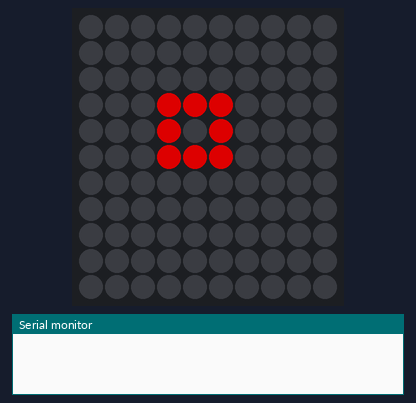
The sketch below on a simulated Arduino Uno, built with avr-gcc and run on an emulated ATmega328P. Shown: 10×11 RGB LED matrix (first LED top left, wired row by row), the last lines printed to the serial monitor. Dim RGB values are drawn brighter than linear; random numbers use the default seed unless the sketch sets one.

Above: at 0.21 s.
At 7.3 s:
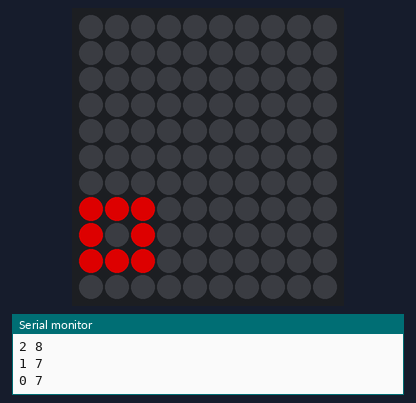
At 13.4 s:
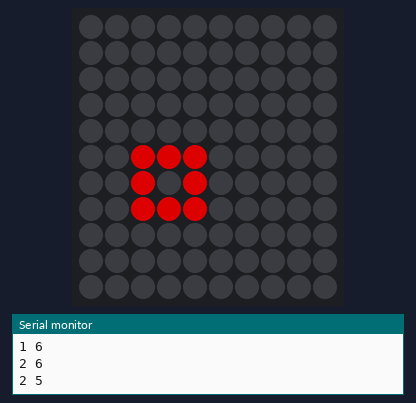
At 19.2 s:
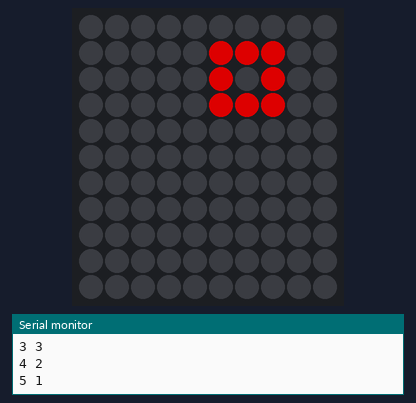
At 27.2 s:
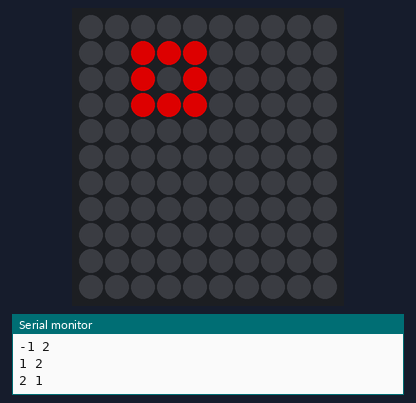
At 39.3 s:
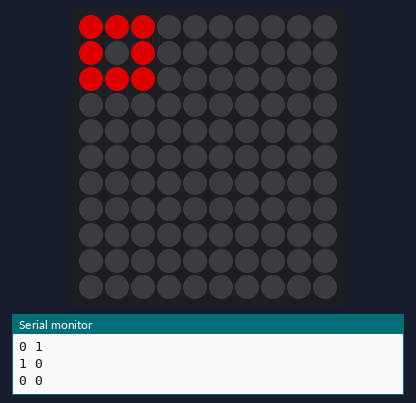

Measured:
- what the display in image 1 shows lasts 0.8 s, from 7.2 s to 8.0 s
- what the display in image 2 shows lasts 0.6 s, from 13.4 s to 14.0 s

The sketch:

funcao_quadrado.ino
```cpp
#include <Adafruit_NeoPixel.h>

#define NUM_LEDS 110
#define DATA_PIN 4
#define WIDTH 10
#define HEIGHT 11
#define BRIGHTNESS 150

Adafruit_NeoPixel strip = Adafruit_NeoPixel(NUM_LEDS, DATA_PIN, NEO_GRB + NEO_KHZ800);

int posX = 3;
int posY = 3;

int mapping[HEIGHT][WIDTH];

void setup() {
  Serial.begin(9600);
  strip.begin();
  strip.setBrightness(BRIGHTNESS);
  strip.clear();
  setupMapping();  // Inicializa o mapeamento serpentina
  strip.show();
}

void loop() {

  drawRectangleBorder(posX, posY, 3, 3, strip.Color(255, 0, 0));
  strip.show();
  delay(200);
  strip.clear();
  posX = posX + random(-1, 2);
  posY = posY + random(-1, 2);
  Serial.print(posX);
  Serial.print(" ");
  Serial.println(posY);

  if (posX < 0)
    posX = 0;
  if (posY < 0)
    posY = 0;
  if (posX >= WIDTH-3)
    posX = WIDTH-3;
  if (posY >= HEIGHT-3)
    posY = HEIGHT-3;

}


void drawRectangleBorder(int x, int y, int width, int height, uint32_t cor) {
  // Calcula o canto inferior direito
  int x2 = x + width - 1;
  int y2 = y + height - 1;

  // Garante que as coordenadas estão dentro dos limites
  if (x < 0) x = 0;
  if (y < 0) y = 0;
  if (x2 >= WIDTH) x2 = WIDTH - 1;
  if (y2 >= HEIGHT) y2 = HEIGHT - 1;

  // Garante que ainda tem tamanho válido
  if (x > x2 || y > y2) return;

  // Desenha a borda superior
  for (int col = x; col <= x2; col++) {
    int ledIndex = mapping[y][col];
    strip.setPixelColor(ledIndex, cor);
  }

  // Desenha a borda inferior (se diferente da superior)
  if (y2 != y) {
    for (int col = x; col <= x2; col++) {
      int ledIndex = mapping[y2][col];
      strip.setPixelColor(ledIndex, cor);
    }
  }

  // Desenha a borda esquerda (sem os cantos)
  for (int row = y + 1; row <= y2 - 1; row++) {
    int ledIndex = mapping[row][x];
    strip.setPixelColor(ledIndex, cor);
  }

  // Desenha a borda direita (sem os cantos)
  if (x2 != x) {
    for (int row = y + 1; row <= y2 - 1; row++) {
      int ledIndex = mapping[row][x2];
      strip.setPixelColor(ledIndex, cor);
    }
  }
}

// Função para desenhar retângulo preenchido (opcional)
void drawRectangleFilled(int x, int y, int width, int height, uint32_t cor) {
  int x2 = x + width - 1;
  int y2 = y + height - 1;

  x = constrain(x, 0, WIDTH - 1);
  y = constrain(y, 0, HEIGHT - 1);
  x2 = constrain(x2, 0, WIDTH - 1);
  y2 = constrain(y2, 0, HEIGHT - 1);

  for (int row = y; row <= y2; row++) {
    for (int col = x; col <= x2; col++) {
      int ledIndex = mapping[row][col];
      strip.setPixelColor(ledIndex, cor);
    }
  }
}

// Função para configurar o mapeamento serpentina
void setupMapping() {
  int ledIndex = 0;
  for (int row = 0; row < HEIGHT; row++) {
    if (row % 2 == 0) {
      for (int col = 0; col < WIDTH; col++) {
        mapping[row][col] = ledIndex++;
      }
    } else {
      for (int col = WIDTH - 1; col >= 0; col--) {
        mapping[row][col] = ledIndex++;
      }
    }
  }
}
```
